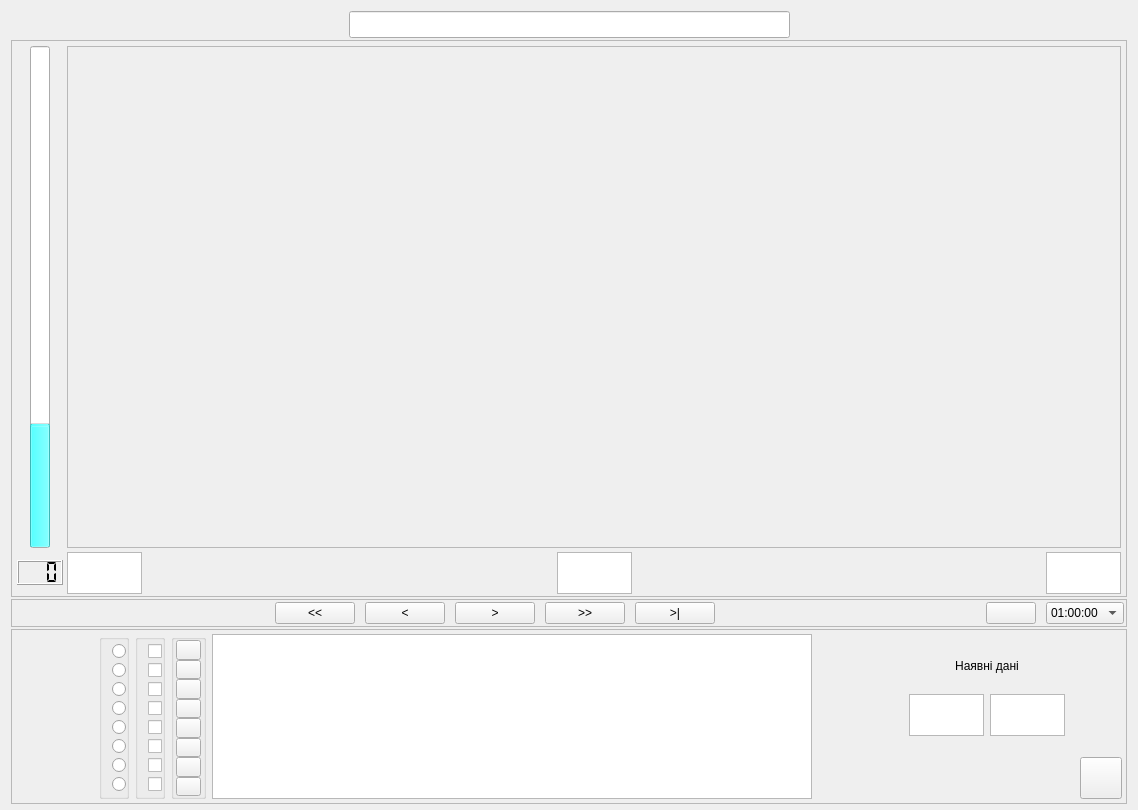
<?xml version="1.0" encoding="UTF-8"?>
<ui version="4.0">
 <class>Trend</class>
 <widget class="QWidget" name="Trend">
  <property name="geometry">
   <rect>
    <x>0</x>
    <y>0</y>
    <width>1138</width>
    <height>810</height>
   </rect>
  </property>
  <property name="minimumSize">
   <size>
    <width>800</width>
    <height>600</height>
   </size>
  </property>
  <property name="maximumSize">
   <size>
    <width>2560</width>
    <height>1600</height>
   </size>
  </property>
  <property name="windowTitle">
   <string>Перегляд трендів</string>
  </property>
  <layout class="QGridLayout">
   <property name="bottomMargin">
    <number>6</number>
   </property>
   <property name="spacing">
    <number>2</number>
   </property>
   <item row="0" column="0">
    <spacer>
     <property name="orientation">
      <enum>Qt::Horizontal</enum>
     </property>
     <property name="sizeHint" stdset="0">
      <size>
       <width>274</width>
       <height>20</height>
      </size>
     </property>
    </spacer>
   </item>
   <item row="0" column="1">
    <widget class="QLineEdit" name="trendHead">
     <property name="sizePolicy">
      <sizepolicy hsizetype="Fixed" vsizetype="Fixed">
       <horstretch>0</horstretch>
       <verstretch>0</verstretch>
      </sizepolicy>
     </property>
     <property name="minimumSize">
      <size>
       <width>441</width>
       <height>0</height>
      </size>
     </property>
     <property name="maximumSize">
      <size>
       <width>441</width>
       <height>30</height>
      </size>
     </property>
     <property name="font">
      <font>
       <pointsize>12</pointsize>
      </font>
     </property>
     <property name="alignment">
      <set>Qt::AlignCenter</set>
     </property>
     <property name="readOnly">
      <bool>true</bool>
     </property>
    </widget>
   </item>
   <item row="0" column="2">
    <spacer>
     <property name="orientation">
      <enum>Qt::Horizontal</enum>
     </property>
     <property name="sizeHint" stdset="0">
      <size>
       <width>273</width>
       <height>20</height>
      </size>
     </property>
    </spacer>
   </item>
   <item row="1" column="0" colspan="3">
    <widget class="QFrame" name="frame">
     <property name="sizePolicy">
      <sizepolicy hsizetype="Expanding" vsizetype="Expanding">
       <horstretch>0</horstretch>
       <verstretch>0</verstretch>
      </sizepolicy>
     </property>
     <property name="frameShape">
      <enum>QFrame::StyledPanel</enum>
     </property>
     <property name="frameShadow">
      <enum>QFrame::Raised</enum>
     </property>
     <layout class="QGridLayout">
      <property name="leftMargin">
       <number>5</number>
      </property>
      <property name="topMargin">
       <number>5</number>
      </property>
      <property name="rightMargin">
       <number>5</number>
      </property>
      <property name="bottomMargin">
       <number>2</number>
      </property>
      <property name="spacing">
       <number>4</number>
      </property>
      <item row="0" column="3" colspan="5">
       <widget class="QFrame" name="trend">
        <property name="sizePolicy">
         <sizepolicy hsizetype="Preferred" vsizetype="Preferred">
          <horstretch>2</horstretch>
          <verstretch>2</verstretch>
         </sizepolicy>
        </property>
        <property name="frameShape">
         <enum>QFrame::StyledPanel</enum>
        </property>
        <property name="frameShadow">
         <enum>QFrame::Raised</enum>
        </property>
       </widget>
      </item>
      <item row="0" column="1">
       <widget class="QProgressBar" name="cursorVal">
        <property name="sizePolicy">
         <sizepolicy hsizetype="Fixed" vsizetype="Expanding">
          <horstretch>0</horstretch>
          <verstretch>2</verstretch>
         </sizepolicy>
        </property>
        <property name="maximumSize">
         <size>
          <width>20</width>
          <height>16777215</height>
         </size>
        </property>
        <property name="palette">
         <palette>
          <active>
           <colorrole role="Highlight">
            <brush brushstyle="SolidPattern">
             <color alpha="255">
              <red>85</red>
              <green>255</green>
              <blue>255</blue>
             </color>
            </brush>
           </colorrole>
          </active>
          <inactive>
           <colorrole role="Highlight">
            <brush brushstyle="SolidPattern">
             <color alpha="255">
              <red>85</red>
              <green>255</green>
              <blue>255</blue>
             </color>
            </brush>
           </colorrole>
          </inactive>
          <disabled>
           <colorrole role="Highlight">
            <brush brushstyle="SolidPattern">
             <color alpha="255">
              <red>196</red>
              <green>196</green>
              <blue>196</blue>
             </color>
            </brush>
           </colorrole>
          </disabled>
         </palette>
        </property>
        <property name="value">
         <number>24</number>
        </property>
        <property name="textVisible">
         <bool>false</bool>
        </property>
        <property name="orientation">
         <enum>Qt::Vertical</enum>
        </property>
       </widget>
      </item>
      <item row="1" column="5">
       <widget class="QTextBrowser" name="cursorDate">
        <property name="sizePolicy">
         <sizepolicy hsizetype="Preferred" vsizetype="Maximum">
          <horstretch>1</horstretch>
          <verstretch>1</verstretch>
         </sizepolicy>
        </property>
        <property name="maximumSize">
         <size>
          <width>75</width>
          <height>42</height>
         </size>
        </property>
        <property name="verticalScrollBarPolicy">
         <enum>Qt::ScrollBarAlwaysOff</enum>
        </property>
        <property name="horizontalScrollBarPolicy">
         <enum>Qt::ScrollBarAlwaysOff</enum>
        </property>
        <property name="acceptRichText">
         <bool>false</bool>
        </property>
        <property name="textInteractionFlags">
         <set>Qt::NoTextInteraction</set>
        </property>
        <property name="openLinks">
         <bool>false</bool>
        </property>
       </widget>
      </item>
      <item row="1" column="7">
       <widget class="QTextBrowser" name="stopDate">
        <property name="sizePolicy">
         <sizepolicy hsizetype="Preferred" vsizetype="Maximum">
          <horstretch>1</horstretch>
          <verstretch>1</verstretch>
         </sizepolicy>
        </property>
        <property name="maximumSize">
         <size>
          <width>75</width>
          <height>42</height>
         </size>
        </property>
        <property name="verticalScrollBarPolicy">
         <enum>Qt::ScrollBarAlwaysOff</enum>
        </property>
        <property name="horizontalScrollBarPolicy">
         <enum>Qt::ScrollBarAlwaysOff</enum>
        </property>
        <property name="acceptRichText">
         <bool>false</bool>
        </property>
        <property name="textInteractionFlags">
         <set>Qt::NoTextInteraction</set>
        </property>
        <property name="openLinks">
         <bool>false</bool>
        </property>
       </widget>
      </item>
      <item row="1" column="4">
       <spacer>
        <property name="orientation">
         <enum>Qt::Horizontal</enum>
        </property>
        <property name="sizeHint" stdset="0">
         <size>
          <width>40</width>
          <height>20</height>
         </size>
        </property>
       </spacer>
      </item>
      <item row="1" column="6">
       <spacer>
        <property name="orientation">
         <enum>Qt::Horizontal</enum>
        </property>
        <property name="sizeHint" stdset="0">
         <size>
          <width>40</width>
          <height>20</height>
         </size>
        </property>
       </spacer>
      </item>
      <item row="1" column="3">
       <widget class="QTextBrowser" name="startDate">
        <property name="sizePolicy">
         <sizepolicy hsizetype="Ignored" vsizetype="Fixed">
          <horstretch>1</horstretch>
          <verstretch>1</verstretch>
         </sizepolicy>
        </property>
        <property name="maximumSize">
         <size>
          <width>75</width>
          <height>42</height>
         </size>
        </property>
        <property name="verticalScrollBarPolicy">
         <enum>Qt::ScrollBarAlwaysOff</enum>
        </property>
        <property name="horizontalScrollBarPolicy">
         <enum>Qt::ScrollBarAlwaysOff</enum>
        </property>
        <property name="acceptRichText">
         <bool>false</bool>
        </property>
        <property name="textInteractionFlags">
         <set>Qt::NoTextInteraction</set>
        </property>
        <property name="openLinks">
         <bool>false</bool>
        </property>
       </widget>
      </item>
      <item row="1" column="0" colspan="3">
       <widget class="QLCDNumber" name="cursorLCD">
        <property name="maximumSize">
         <size>
          <width>50</width>
          <height>25</height>
         </size>
        </property>
        <property name="numDigits">
         <number>3</number>
        </property>
        <property name="segmentStyle">
         <enum>QLCDNumber::Flat</enum>
        </property>
       </widget>
      </item>
      <item row="0" column="0">
       <spacer>
        <property name="orientation">
         <enum>Qt::Horizontal</enum>
        </property>
        <property name="sizeHint" stdset="0">
         <size>
          <width>0</width>
          <height>20</height>
         </size>
        </property>
       </spacer>
      </item>
      <item row="0" column="2">
       <spacer>
        <property name="orientation">
         <enum>Qt::Horizontal</enum>
        </property>
        <property name="sizeHint" stdset="0">
         <size>
          <width>0</width>
          <height>20</height>
         </size>
        </property>
       </spacer>
      </item>
     </layout>
    </widget>
   </item>
   <item row="2" column="0" colspan="3">
    <widget class="QFrame" name="navigation">
     <property name="maximumSize">
      <size>
       <width>16777215</width>
       <height>45</height>
      </size>
     </property>
     <property name="frameShape">
      <enum>QFrame::StyledPanel</enum>
     </property>
     <property name="frameShadow">
      <enum>QFrame::Raised</enum>
     </property>
     <layout class="QHBoxLayout">
      <property name="spacing">
       <number>10</number>
      </property>
      <property name="margin">
       <number>2</number>
      </property>
      <item>
       <spacer>
        <property name="orientation">
         <enum>Qt::Horizontal</enum>
        </property>
        <property name="sizeHint" stdset="0">
         <size>
          <width>195</width>
          <height>20</height>
         </size>
        </property>
       </spacer>
      </item>
      <item>
       <widget class="QPushButton" name="backward">
        <property name="text">
         <string>&lt;&lt;</string>
        </property>
       </widget>
      </item>
      <item>
       <widget class="QPushButton" name="backwardHalf">
        <property name="text">
         <string>&lt;</string>
        </property>
       </widget>
      </item>
      <item>
       <widget class="QPushButton" name="forwardHalf">
        <property name="text">
         <string>&gt;</string>
        </property>
       </widget>
      </item>
      <item>
       <widget class="QPushButton" name="forward">
        <property name="text">
         <string>&gt;&gt;</string>
        </property>
       </widget>
      </item>
      <item>
       <widget class="QPushButton" name="last">
        <property name="text">
         <string>&gt;|</string>
        </property>
       </widget>
      </item>
      <item>
       <spacer>
        <property name="orientation">
         <enum>Qt::Horizontal</enum>
        </property>
        <property name="sizeHint" stdset="0">
         <size>
          <width>194</width>
          <height>20</height>
         </size>
        </property>
       </spacer>
      </item>
      <item>
       <widget class="QPushButton" name="calendarButton">
        <property name="minimumSize">
         <size>
          <width>50</width>
          <height>0</height>
         </size>
        </property>
        <property name="text">
         <string/>
        </property>
        <property name="icon">
         <iconset resource="trend.qrc">
          <normaloff>:/trend/pict/calendar_48x48.png</normaloff>:/trend/pict/calendar_48x48.png</iconset>
        </property>
       </widget>
      </item>
      <item>
       <widget class="QComboBox" name="Interval">
        <property name="currentIndex">
         <number>3</number>
        </property>
        <property name="insertPolicy">
         <enum>QComboBox::NoInsert</enum>
        </property>
        <item>
         <property name="text">
          <string>00:05:00</string>
         </property>
        </item>
        <item>
         <property name="text">
          <string>00:15:00</string>
         </property>
        </item>
        <item>
         <property name="text">
          <string>00:30:00</string>
         </property>
        </item>
        <item>
         <property name="text">
          <string>01:00:00</string>
         </property>
        </item>
        <item>
         <property name="text">
          <string>02:00:00</string>
         </property>
        </item>
        <item>
         <property name="text">
          <string>04:00:00</string>
         </property>
        </item>
        <item>
         <property name="text">
          <string>06:00:00</string>
         </property>
        </item>
        <item>
         <property name="text">
          <string>12:00:00</string>
         </property>
        </item>
       </widget>
      </item>
     </layout>
    </widget>
   </item>
   <item row="3" column="0" colspan="3">
    <widget class="QFrame" name="view">
     <property name="maximumSize">
      <size>
       <width>16777215</width>
       <height>175</height>
      </size>
     </property>
     <property name="frameShape">
      <enum>QFrame::StyledPanel</enum>
     </property>
     <property name="frameShadow">
      <enum>QFrame::Raised</enum>
     </property>
     <layout class="QGridLayout">
      <property name="margin">
       <number>4</number>
      </property>
      <item row="0" column="0" rowspan="4">
       <spacer>
        <property name="orientation">
         <enum>Qt::Horizontal</enum>
        </property>
        <property name="sizeType">
         <enum>QSizePolicy::Expanding</enum>
        </property>
        <property name="sizeHint" stdset="0">
         <size>
          <width>47</width>
          <height>39</height>
         </size>
        </property>
       </spacer>
      </item>
      <item row="0" column="1" rowspan="4">
       <widget class="QGroupBox" name="plotSelect">
        <property name="sizePolicy">
         <sizepolicy hsizetype="Preferred" vsizetype="Preferred">
          <horstretch>0</horstretch>
          <verstretch>0</verstretch>
         </sizepolicy>
        </property>
        <property name="maximumSize">
         <size>
          <width>16777215</width>
          <height>16777215</height>
         </size>
        </property>
        <property name="title">
         <string/>
        </property>
        <property name="alignment">
         <set>Qt::AlignCenter</set>
        </property>
        <layout class="QVBoxLayout">
         <property name="spacing">
          <number>0</number>
         </property>
         <property name="leftMargin">
          <number>10</number>
         </property>
         <property name="topMargin">
          <number>0</number>
         </property>
         <property name="rightMargin">
          <number>0</number>
         </property>
         <property name="bottomMargin">
          <number>0</number>
         </property>
         <item>
          <widget class="QRadioButton" name="ps_0">
           <property name="text">
            <string/>
           </property>
          </widget>
         </item>
         <item>
          <widget class="QRadioButton" name="ps_1">
           <property name="text">
            <string/>
           </property>
          </widget>
         </item>
         <item>
          <widget class="QRadioButton" name="ps_2">
           <property name="text">
            <string/>
           </property>
          </widget>
         </item>
         <item>
          <widget class="QRadioButton" name="ps_3">
           <property name="text">
            <string/>
           </property>
          </widget>
         </item>
         <item>
          <widget class="QRadioButton" name="ps_4">
           <property name="text">
            <string/>
           </property>
          </widget>
         </item>
         <item>
          <widget class="QRadioButton" name="ps_5">
           <property name="text">
            <string/>
           </property>
          </widget>
         </item>
         <item>
          <widget class="QRadioButton" name="ps_6">
           <property name="text">
            <string/>
           </property>
          </widget>
         </item>
         <item>
          <widget class="QRadioButton" name="ps_7">
           <property name="text">
            <string/>
           </property>
          </widget>
         </item>
        </layout>
       </widget>
      </item>
      <item row="0" column="2" rowspan="4">
       <widget class="QGroupBox" name="selectedBox">
        <property name="sizePolicy">
         <sizepolicy hsizetype="Preferred" vsizetype="Preferred">
          <horstretch>0</horstretch>
          <verstretch>0</verstretch>
         </sizepolicy>
        </property>
        <property name="minimumSize">
         <size>
          <width>0</width>
          <height>0</height>
         </size>
        </property>
        <property name="maximumSize">
         <size>
          <width>16777215</width>
          <height>16777215</height>
         </size>
        </property>
        <property name="title">
         <string/>
        </property>
        <layout class="QVBoxLayout">
         <property name="spacing">
          <number>0</number>
         </property>
         <property name="leftMargin">
          <number>10</number>
         </property>
         <property name="topMargin">
          <number>0</number>
         </property>
         <property name="rightMargin">
          <number>0</number>
         </property>
         <property name="bottomMargin">
          <number>0</number>
         </property>
         <item>
          <widget class="QCheckBox" name="pv_0">
           <property name="text">
            <string/>
           </property>
          </widget>
         </item>
         <item>
          <widget class="QCheckBox" name="pv_1">
           <property name="text">
            <string/>
           </property>
          </widget>
         </item>
         <item>
          <widget class="QCheckBox" name="pv_2">
           <property name="text">
            <string/>
           </property>
          </widget>
         </item>
         <item>
          <widget class="QCheckBox" name="pv_3">
           <property name="text">
            <string/>
           </property>
          </widget>
         </item>
         <item>
          <widget class="QCheckBox" name="pv_4">
           <property name="text">
            <string/>
           </property>
          </widget>
         </item>
         <item>
          <widget class="QCheckBox" name="pv_5">
           <property name="text">
            <string/>
           </property>
          </widget>
         </item>
         <item>
          <widget class="QCheckBox" name="pv_6">
           <property name="text">
            <string/>
           </property>
          </widget>
         </item>
         <item>
          <widget class="QCheckBox" name="pv_7">
           <property name="text">
            <string/>
           </property>
          </widget>
         </item>
        </layout>
       </widget>
      </item>
      <item row="0" column="3" rowspan="4">
       <widget class="QGroupBox" name="colorBox">
        <property name="sizePolicy">
         <sizepolicy hsizetype="Fixed" vsizetype="Preferred">
          <horstretch>0</horstretch>
          <verstretch>0</verstretch>
         </sizepolicy>
        </property>
        <property name="minimumSize">
         <size>
          <width>0</width>
          <height>0</height>
         </size>
        </property>
        <property name="maximumSize">
         <size>
          <width>35</width>
          <height>16777215</height>
         </size>
        </property>
        <property name="title">
         <string/>
        </property>
        <layout class="QVBoxLayout">
         <property name="spacing">
          <number>0</number>
         </property>
         <property name="leftMargin">
          <number>2</number>
         </property>
         <property name="topMargin">
          <number>0</number>
         </property>
         <property name="rightMargin">
          <number>2</number>
         </property>
         <property name="bottomMargin">
          <number>0</number>
         </property>
         <item>
          <widget class="QPushButton" name="pc_0">
           <property name="text">
            <string/>
           </property>
          </widget>
         </item>
         <item>
          <widget class="QPushButton" name="pc_1">
           <property name="text">
            <string/>
           </property>
          </widget>
         </item>
         <item>
          <widget class="QPushButton" name="pc_2">
           <property name="text">
            <string/>
           </property>
          </widget>
         </item>
         <item>
          <widget class="QPushButton" name="pc_3">
           <property name="text">
            <string/>
           </property>
          </widget>
         </item>
         <item>
          <widget class="QPushButton" name="pc_4">
           <property name="text">
            <string/>
           </property>
          </widget>
         </item>
         <item>
          <widget class="QPushButton" name="pc_5">
           <property name="text">
            <string/>
           </property>
          </widget>
         </item>
         <item>
          <widget class="QPushButton" name="pc_6">
           <property name="text">
            <string/>
           </property>
          </widget>
         </item>
         <item>
          <widget class="QPushButton" name="pc_7">
           <property name="text">
            <string/>
           </property>
          </widget>
         </item>
        </layout>
       </widget>
      </item>
      <item row="0" column="4" rowspan="4" colspan="2">
       <widget class="QTableWidget" name="twAgr">
        <property name="sizePolicy">
         <sizepolicy hsizetype="Preferred" vsizetype="Preferred">
          <horstretch>0</horstretch>
          <verstretch>0</verstretch>
         </sizepolicy>
        </property>
        <property name="minimumSize">
         <size>
          <width>600</width>
          <height>0</height>
         </size>
        </property>
        <property name="maximumSize">
         <size>
          <width>16777215</width>
          <height>16777215</height>
         </size>
        </property>
        <property name="verticalScrollBarPolicy">
         <enum>Qt::ScrollBarAlwaysOff</enum>
        </property>
        <property name="horizontalScrollBarPolicy">
         <enum>Qt::ScrollBarAlwaysOff</enum>
        </property>
       </widget>
      </item>
      <item row="0" column="8" rowspan="2">
       <spacer>
        <property name="orientation">
         <enum>Qt::Vertical</enum>
        </property>
        <property name="sizeType">
         <enum>QSizePolicy::Expanding</enum>
        </property>
        <property name="sizeHint" stdset="0">
         <size>
          <width>39</width>
          <height>20</height>
         </size>
        </property>
       </spacer>
      </item>
      <item row="2" column="8" rowspan="2">
       <widget class="QPushButton" name="Exit">
        <property name="minimumSize">
         <size>
          <width>42</width>
          <height>42</height>
         </size>
        </property>
        <property name="maximumSize">
         <size>
          <width>42</width>
          <height>42</height>
         </size>
        </property>
        <property name="icon">
         <iconset resource="trend.qrc">
          <normaloff>:/trend/pict/exit_32x32.png</normaloff>:/trend/pict/exit_32x32.png</iconset>
        </property>
        <property name="iconSize">
         <size>
          <width>32</width>
          <height>32</height>
         </size>
        </property>
       </widget>
      </item>
      <item row="0" column="7">
       <widget class="QFrame" name="frame_2">
        <property name="frameShape">
         <enum>QFrame::NoFrame</enum>
        </property>
        <property name="frameShadow">
         <enum>QFrame::Raised</enum>
        </property>
        <layout class="QGridLayout" name="gridLayout">
         <item row="0" column="0" colspan="2">
          <widget class="QLabel" name="label">
           <property name="minimumSize">
            <size>
             <width>0</width>
             <height>30</height>
            </size>
           </property>
           <property name="text">
            <string>Наявні дані</string>
           </property>
           <property name="alignment">
            <set>Qt::AlignCenter</set>
           </property>
          </widget>
         </item>
         <item row="1" column="0">
          <widget class="QTextBrowser" name="db_startDate">
           <property name="sizePolicy">
            <sizepolicy hsizetype="Fixed" vsizetype="Fixed">
             <horstretch>1</horstretch>
             <verstretch>1</verstretch>
            </sizepolicy>
           </property>
           <property name="minimumSize">
            <size>
             <width>75</width>
             <height>42</height>
            </size>
           </property>
           <property name="maximumSize">
            <size>
             <width>75</width>
             <height>42</height>
            </size>
           </property>
           <property name="verticalScrollBarPolicy">
            <enum>Qt::ScrollBarAlwaysOff</enum>
           </property>
           <property name="horizontalScrollBarPolicy">
            <enum>Qt::ScrollBarAsNeeded</enum>
           </property>
           <property name="acceptRichText">
            <bool>false</bool>
           </property>
           <property name="textInteractionFlags">
            <set>Qt::NoTextInteraction</set>
           </property>
           <property name="openLinks">
            <bool>false</bool>
           </property>
          </widget>
         </item>
         <item row="1" column="1">
          <widget class="QTextBrowser" name="db_stopDate">
           <property name="sizePolicy">
            <sizepolicy hsizetype="Fixed" vsizetype="Fixed">
             <horstretch>1</horstretch>
             <verstretch>1</verstretch>
            </sizepolicy>
           </property>
           <property name="minimumSize">
            <size>
             <width>75</width>
             <height>42</height>
            </size>
           </property>
           <property name="maximumSize">
            <size>
             <width>75</width>
             <height>42</height>
            </size>
           </property>
           <property name="verticalScrollBarPolicy">
            <enum>Qt::ScrollBarAlwaysOff</enum>
           </property>
           <property name="horizontalScrollBarPolicy">
            <enum>Qt::ScrollBarAsNeeded</enum>
           </property>
           <property name="acceptRichText">
            <bool>false</bool>
           </property>
           <property name="textInteractionFlags">
            <set>Qt::NoTextInteraction</set>
           </property>
           <property name="openLinks">
            <bool>false</bool>
           </property>
          </widget>
         </item>
        </layout>
       </widget>
      </item>
      <item row="0" column="6" rowspan="2">
       <spacer name="horizontalSpacer">
        <property name="orientation">
         <enum>Qt::Horizontal</enum>
        </property>
        <property name="sizeHint" stdset="0">
         <size>
          <width>40</width>
          <height>20</height>
         </size>
        </property>
       </spacer>
      </item>
     </layout>
    </widget>
   </item>
  </layout>
 </widget>
 <resources>
  <include location="trend.qrc"/>
 </resources>
 <connections/>
</ui>
